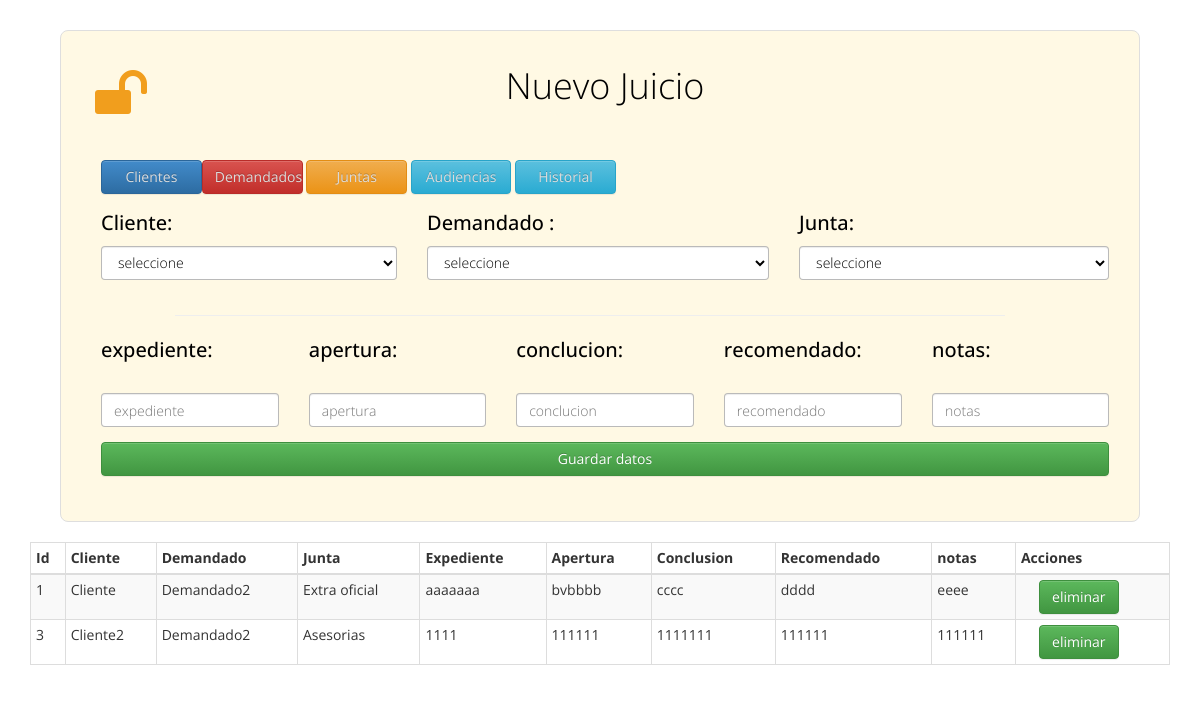
Page /juicio.php on the committed database.
### tables this page shows
CREATE TABLE `juicio` (
  `id` int(10) NOT NULL,
  `cliente` varchar(50) NOT NULL,
  `demandado` varchar(50) NOT NULL,
  `junta` varchar(10) NOT NULL,
  `expediente` varchar(10) NOT NULL,
  `apertura` varchar(10) NOT NULL,
  `conclucion` varchar(20) NOT NULL,
  `recomendado` varchar(20) NOT NULL,
  `notas` varchar(50) NOT NULL
);

CREATE TABLE `cliente` (
  `id` int(10) NOT NULL,
  `nombre` varchar(50) NOT NULL,
  `direccion` varchar(100) NOT NULL,
  `particular` varchar(12) NOT NULL,
  `movil` varchar(12) NOT NULL,
  `correo` varchar(20) NOT NULL,
  `notas` varchar(50) NOT NULL
);

CREATE TABLE `demandado` (
  `id` int(10) NOT NULL,
  `Nombre` varchar(50) NOT NULL,
  `direccion` varchar(50) NOT NULL,
  `particular` varchar(12) NOT NULL,
  `movil` varchar(12) NOT NULL,
  `correo` varchar(20) NOT NULL,
  `notas` varchar(50) NOT NULL
);

CREATE TABLE `junta` (
  `id` int(10) NOT NULL,
  `descripcion` varchar(50) NOT NULL
);

### juicio.php (the view, shortened to what this page needs)
<?php
$reporte = "SELECT j.id, c.nombre as cliente, d.nombre as demandado, ju.descripcion as junta, j.expediente, j.apertura, j.conclucion,j.recomendado,j.notas
FROM juicio j, cliente c, demandado d, junta ju
where c.id=j.cliente and d.id=j.demandado  and ju.id=j.junta";
?>
<!DOCTYPE html>
<head>
	<link href="estilos/font-awesome.min.css" rel="stylesheet" type="text/css">
	<link href="estilos/bootstrap.min.css" rel="stylesheet" type="text/css">
	<link href="estilos/bootstrap-theme.min.css" rel="stylesheet" type="text/css">
	<link href="estilos/estilo.css" rel="stylesheet" type="text/css">
</head>
<body class="proyecto-bg-gray">
<form class="form-horizontal proyecto-container proyecto-login-form-22 margin-bottom-30" role="form"  method="post" action="juicio.php">
     <div class="form-group">
		          <div class="col-xs-12">
		            <div class="control-wrapper">
    <a href="index.php"> <label for="username" class="control-label fa-label"><i class="fa fa-unlock" style = "font-size:56px;color:#f19e1d;padding:0px 0px 0px 20px"></i> </label></a>
    <h1><p>Nuevo Juicio</p></h1>
                            <p><br></p>
                            <a class="btn btn-primary" href="cliente.php"  style="width: 10%;"> Clientes </a><a class="btn btn-danger" href="demandado.php"  style="width: 10%;"> Demandados </a>
                            <a class="btn btn-warning" href="junta.php"  style="width: 10%;"> Juntas </a>
                            <a class="btn btn-info" href="audiencia.php"  style="width: 10%;"> Audiencias </a>
                            <a class="btn btn-info" href="historial.php"  style="width: 10%;"> Historial </a>
                                </div>
                   </div>
    </div>
<table width=100%>
    <tr>
                    <td >
            <div class="form-group">
		      <div class="col-xs-12">
		          <div class="control-wrapper">
<h2>  Cliente: </h2>
<?php
echo "<select name='cliente' class='form-control' value=''>";
echo "<option value=''>seleccione</option>";
echo"</select>";
?>
                    </div>
                </div>
            </div>
            </td>
                    <td >
            <div class="form-group">
		      <div class="col-xs-12">
		          <div class="control-wrapper">
<h2>  Demandado    : </h2>
<?php
echo "<select name='demandado' class='form-control' value=''>";
echo "<option value=''>seleccione</option>";
echo"</select>";
?>
                    </div>
                </div>
            </div>
            </td>
                    <td >
            <div class="form-group">
		      <div class="col-xs-12">
		          <div class="control-wrapper">
<h2>  Junta: </h2>
<?php
require 'conexion2.php';
echo "<select name='junta' class='form-control' value=''>";
echo "<option value=''>seleccione</option>";
echo"</select>";
?>
                    </div>
                </div>
            </div>
            </td>
        </tr>
    </table>
    <hr width=80% align="center">
    <table width=100%>
        <tr>
              <td >
            <div class="form-group">
              <div class="col-xs-12">
                  <div class="control-wrapper">
        <h2>  expediente: </h2> <br><input type="text" class="form-control"  placeholder="expediente" name="expediente">
                  </div>
                </div>
            </div>
            </td>
            <td >
            <div class="form-group">
              <div class="col-xs-12">
                  <div class="control-wrapper">
        <h2>  apertura: </h2> <br><input type="text" class="form-control"  placeholder="apertura" name="apertura">
                  </div>
                </div>
            </div>
            </td>
            <td>
            <div class="form-group">
		      <div class="col-xs-12">
		          <div class="control-wrapper">
        <h2>  conclucion: </h2> <br><input type="text" class="form-control"  placeholder="conclucion" name="conclucion">
                  </div>
                </div>
            </div>
        </td>
                    <td>
            <div class="form-group">
              <div class="col-xs-12">
                  <div class="control-wrapper">
        <h2>  recomendado: </h2> <br><input type="text" class="form-control"  placeholder="recomendado" name="recomendado">
                  </div>
                </div>
            </div>
        </td>
         <td>
            <div class="form-group">
              <div class="col-xs-12">
                  <div class="control-wrapper">
        <h2>  notas: </h2> <br><input type="text" class="form-control"  placeholder="notas" name="notas">
                  </div>
                </div>
            </div>
        </td>
        </tr>
        </table>
		       <div class="form-group">
		          <div class="col-md-12">
		          	<div class="control-wrapper">
      <input type="submit" value="Guardar datos" name="guardar" class="btn btn-success">
    </form>
    <br>
<div class="container">
        <div class="row">
                <div class="col-lg-12">
                    <div class="table-responsive">
                        <table id="tablaPersonas" class="table table-striped table-bordered table-condensed" style="width:100%">
                        <thead class="text-center">
                            <tr>
                                <th>Id</th>
                                <th>Cliente</th>
                                <th>Demandado</th>
                                <th>Junta</th>
                                <th>Expediente</th>
                                <th>Apertura</th>
                                <th>Conclusion</th>
                                <th>Recomendado</th>
                                <th>notas</th>
                                <th>Acciones</th>
                            </tr>
                        </thead>
                        <tbody>
                          <?php $resultado = mysqli_query($conexion, $reporte);
                            while($row = mysqli_fetch_assoc($resultado)) { ?>
                            <tr>
                                <td><?php echo $row["id"]; ?></td>
                                <td><?php echo $row["cliente"]; ?></td>
                                <td><?php echo $row["demandado"]; ?></td>
                                <td><?php echo $row["junta"]; ?></td>
                                <td><?php echo $row["expediente"]; ?></td>
                                <td><?php echo $row["apertura"]; ?></td>
                                <td><?php echo $row["conclucion"]; ?></td>
                                <td><?php echo $row["recomendado"]; ?></td>
                                <td><?php echo $row["notas"]; ?></td>
                                <td>
<a href ="juicio.php?ide=<?php echo $row["id"]; ?>">  <input type="submit" value="eliminar" name="eliminar" class="btn btn-success"> </a></td>
                            </tr>
                                <?php } mysqli_free_result($resultado);?>
                        </tbody>
                       </table>
                    </div>
                </div>
        </div>
    </div>
</body>
</html>

### estilos/estilo.css (style rules this page uses)
*, body { font-family: 'Open Sans', sans-serif; }
body { margin-bottom: 30px; }
h1 { font-weight: 300; font-size: 36px; line-height: normal; margin: auto; margin-top: 30px; text-align: center; }
h2 { font-weight: 500; font-size: 20px; line-height: normal; margin: auto; margin-bottom: 10px; text-align: left; color: #000; }
.form-horizontal .control-label { padding-top: 0; }
.control-wrapper { position: relative; padding-left: 30px; }
.control-wrapper label.fa-label { position: absolute; left: 4px; top: 6px; }
.proyecto-container { background-color: rgba(255,255,255,0.8); border: 1px solid #dedede; border-radius: 8px; margin: 0 auto; padding: 30px; }
.proyecto-bg-gray { background-color: #fff; }
.fa { font-size: 16px; }
.proyecto-login-form-22 { background-color:#FFF9E4; border-radius: 8px; color: #000; font-weight: 300; max-width: 90%; padding: 0 30px 30px 10px; margin: 30px auto 0 auto; }
.proyecto-login-form-22 h1 { color: #000; margin-bottom: 20px; }
.proyecto-login-form-22 a { color: #DBDBDB; }
.proyecto-login-form-22 .form-control { background-color: #fff; border: 1px solid rgba(0, 0, 0, 0.27); color: #000; }
.proyecto-login-form-22 .control-label { margin-bottom: 10px; }
.proyecto-login-form-22 .btn { width: 100%; }
.proyecto-login-form-22 label { font-weight: 400; }

### rows in the picture
juicio: id "1", cliente.nombre "Cliente", demandado.Nombre "Demandado2", junta.descripcion "Extra oficial", expediente "aaaaaaa", apertura "bvbbbb", conclucion "cccc", recomendado "dddd", notas "eeee"
juicio: id "3", cliente.nombre "Cliente2", demandado.Nombre "Demandado2", junta.descripcion "Asesorias", expediente "1111", apertura "111111", conclucion "1111111", recomendado "111111", notas "111111"
